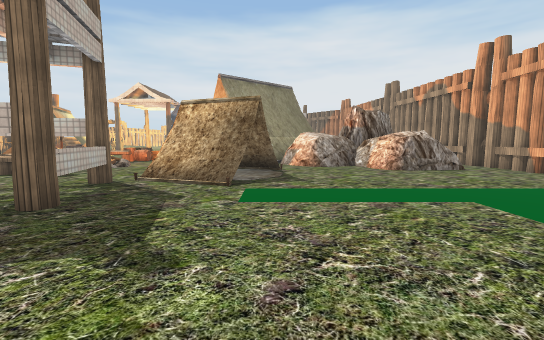
[1] (above)

24 first-person views from a walk through a scene from a Unity 3-D project. The camera is 1.5 m above the floor, tilts 6° down and sees 90° across. The floor is counted in squares, 2 m on a side. Each view is taken from the middle of a square. On the plan, view 1 faces up. The plan holds only what a view shows up to about 10 squares ahead; the rest is blank. The place goes on beyond the plan. The player is left out. Some animated figures are left out. Some surface patterns are stand-ins.

[2]
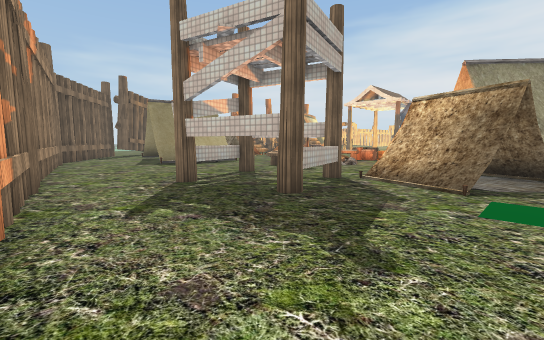

[3]
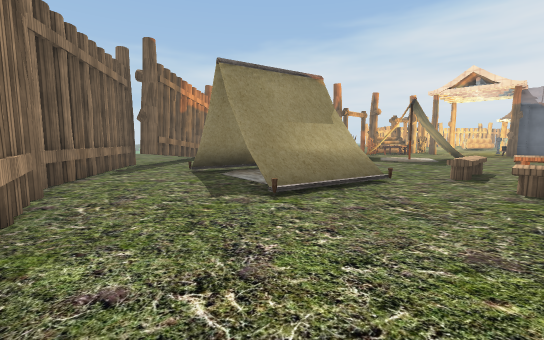

[4]
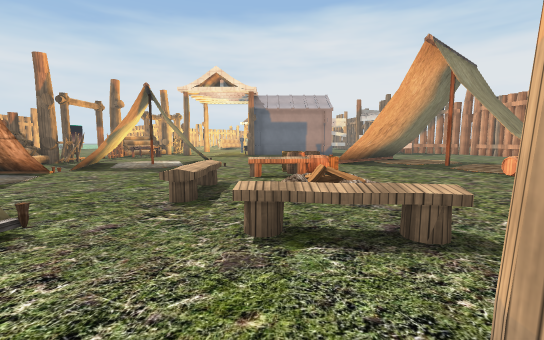

[5]
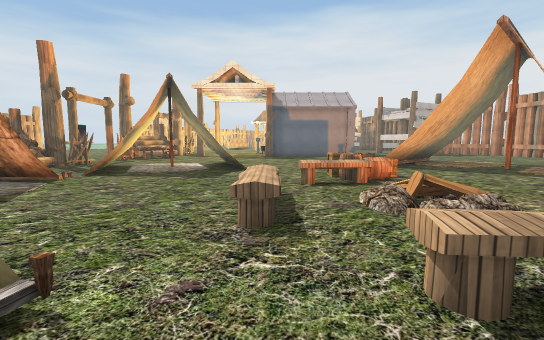

[6]
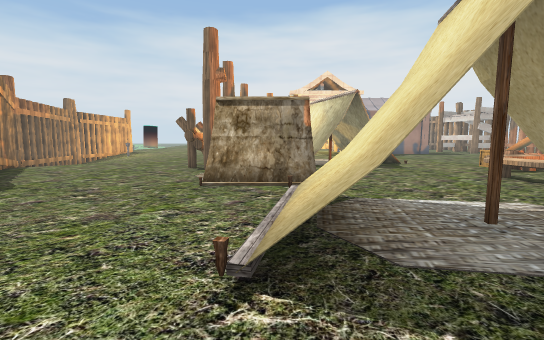

[7]
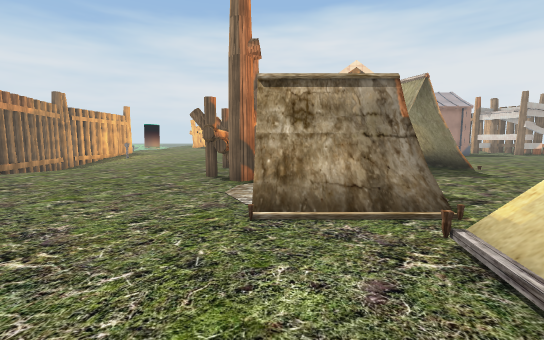

[8]
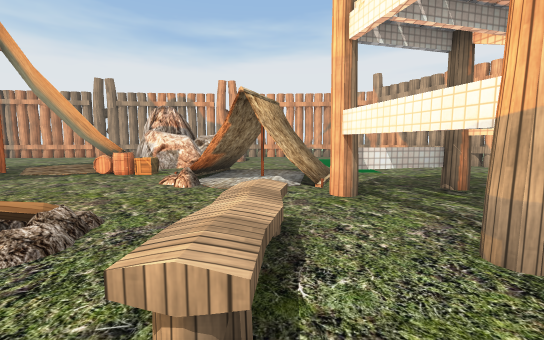

[9]
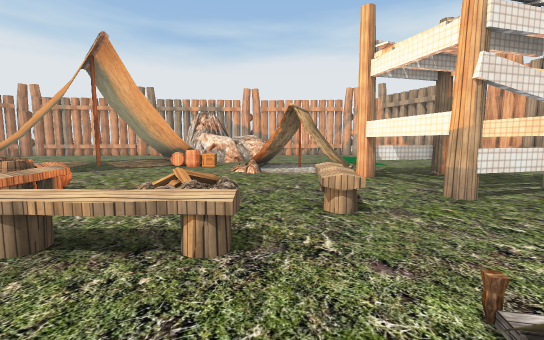

[10]
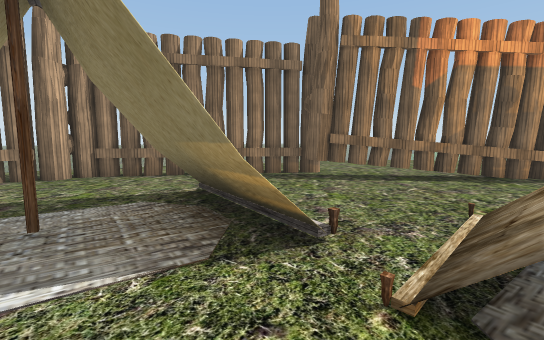

[11]
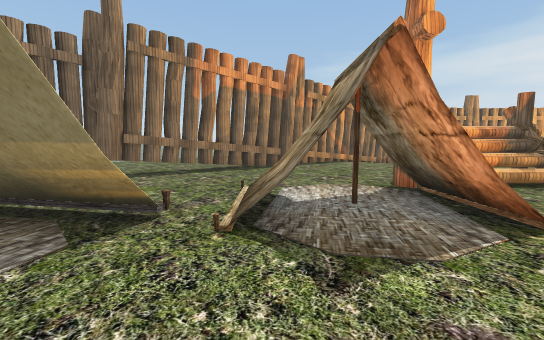

[12]
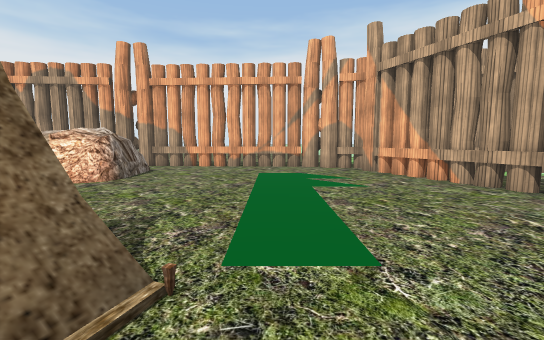

[13]
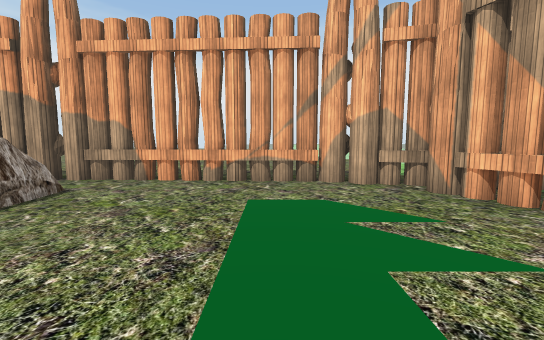

[14]
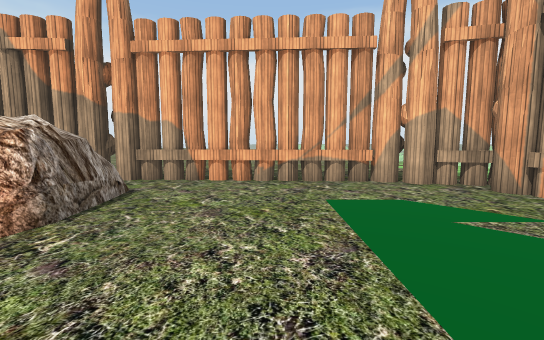

[15]
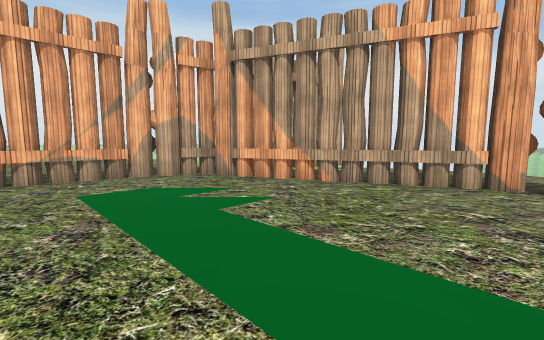

[16]
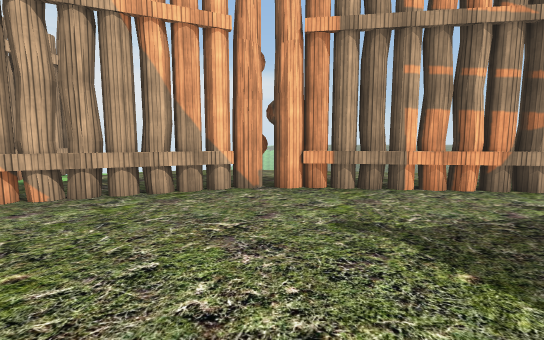

[17]
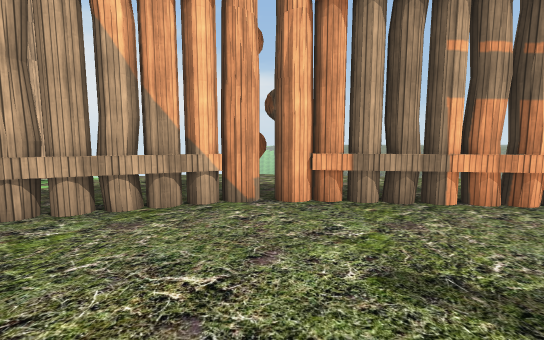

[18]
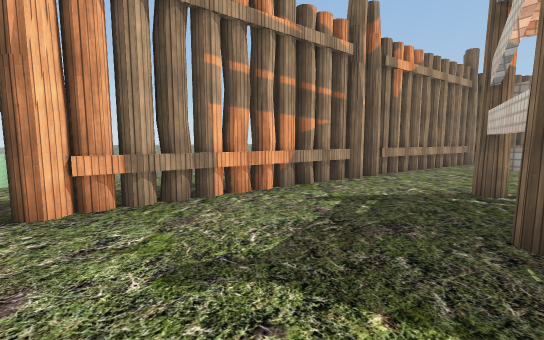

[19]
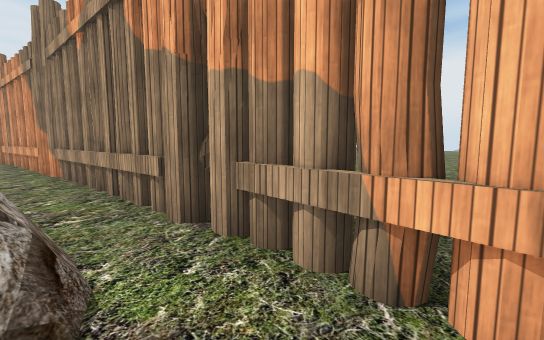

[20]
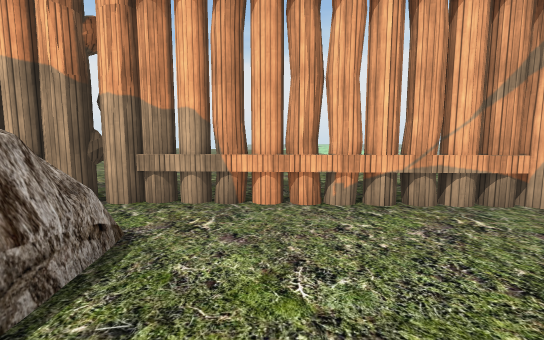

[21]
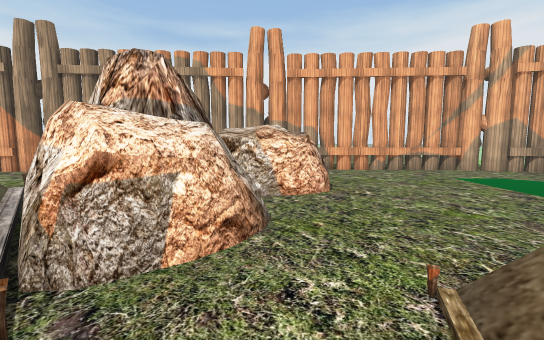

[22]
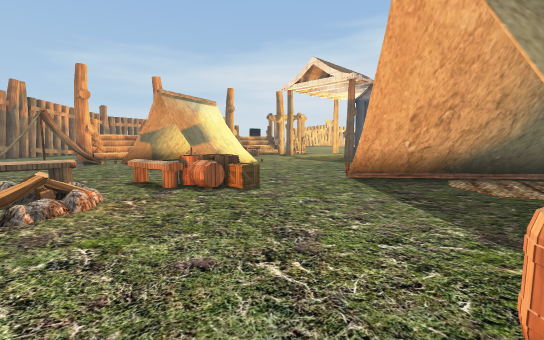

[23]
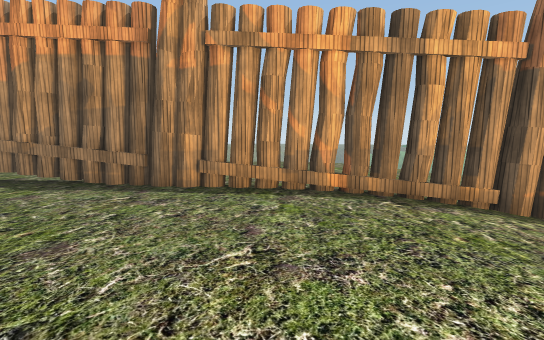

[24]
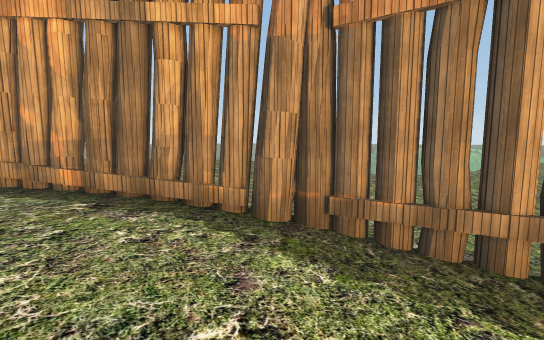

### Floor plan
Key: @ floor where view 1 was taken; # wall or solid block; x gap in a wall; . main floor; - floor 0.5 m lower than the main floor; _ floor 0.75 m lower than the main floor; < floor 1.25 m lower than the main floor; ( floor 1.5 m lower than the main floor; / step, stairs or slope; = window, fence, low wall or low ledge; ^ raised ledge; B bench; R rock; N bonfire; T tent; H thing the floor can be seen under or through; C carpet; A crate; E barrel; O other object.
Columns run from 30 left of view 1 to 10 right of it. Each row starts with its distance up from view 1.
 15 _<((( ((#_--...  ..........    ... .#
 14 _<((( (<#_-.....OO  .#...../  .... .#
 13    ((  <##-.....OO #x#=...   .......#
 12    <<   _#......O..#..#.... .#..^...#
 11        _-##.....O .x.....AE....#^R .#
 10        -. ##....OTTT....BB...E#RR R.#
  9        ..  .#.....C....B....EARRRRR #..
  8             #....TTT...B.N......RRRR#...
  7             #H.....T...B....TTT..RRRH...
  6             .HH....T.T..BB..T.......H....
  5             ...H...TCT....HH T......H....
  4            ....H.....T...#.H........H...
  3            ... ##........HHH........H...
  2                 ###.................#..
  1                  .#####..........HH##.
  0                    .. ########@HHH.#
 -1                           ...#x#...#
 -2                            ........#
 -3                               ....

Where each view was taken, in squares from view 1:
view 1: 0 up, 0 right, facing up
view 2: 0 up, 0 right, facing up-left
view 3: 1 up, 6 left, facing up-left
view 4: 4 up, 6 left, facing up
view 5: 5 up, 7 left, facing up
view 6: 3 up, 12 left, facing up
view 7: 5 up, 13 left, facing up
view 8: 6 up, 7 left, facing right
view 9: 7 up, 9 left, facing right
view 10: 8 up, 10 left, facing down-left
view 11: 8 up, 9 left, facing left
view 12: 4 up, 2 left, facing right
view 13: 4 up, 1 right, facing right
view 14: 5 up, 1 right, facing right
view 15: 5 up, 0 right, facing down-right
view 16: 4 up, 0 right, facing down
view 17: 3 up, 0 right, facing down
view 18: 3 up, 0 right, facing down-left
view 19: 6 up, 5 right, facing up-right
view 20: 6 up, 3 right, facing right
view 21: 8 up, 1 left, facing right
view 22: 8 up, 1 left, facing up-left
view 23: 13 up, 16 left, facing down-left
view 24: 15 up, 19 left, facing down-left
